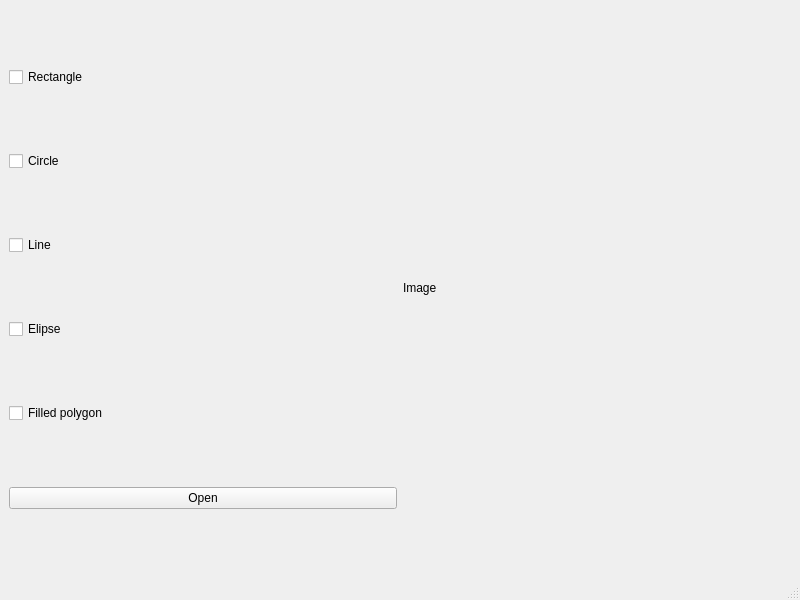
<?xml version="1.0" encoding="UTF-8"?>
<ui version="4.0">
 <class>MainWindow</class>
 <widget class="QMainWindow" name="MainWindow">
  <property name="geometry">
   <rect>
    <x>0</x>
    <y>0</y>
    <width>800</width>
    <height>600</height>
   </rect>
  </property>
  <property name="windowTitle">
   <string>MainWindow</string>
  </property>
  <widget class="QWidget" name="centralwidget">
   <layout class="QGridLayout" name="gridLayout">
    <item row="0" column="0">
     <widget class="QCheckBox" name="rectangle">
      <property name="text">
       <string>Rectangle</string>
      </property>
     </widget>
    </item>
    <item row="0" column="1" rowspan="6">
     <widget class="QLabel" name="image">
      <property name="text">
       <string>Image</string>
      </property>
     </widget>
    </item>
    <item row="1" column="0">
     <widget class="QCheckBox" name="circle">
      <property name="text">
       <string>Circle</string>
      </property>
     </widget>
    </item>
    <item row="2" column="0">
     <widget class="QCheckBox" name="line">
      <property name="text">
       <string>Line</string>
      </property>
     </widget>
    </item>
    <item row="3" column="0">
     <widget class="QCheckBox" name="elipse">
      <property name="text">
       <string>Elipse</string>
      </property>
     </widget>
    </item>
    <item row="4" column="0">
     <widget class="QCheckBox" name="fiiledPolygon">
      <property name="text">
       <string>Filled polygon</string>
      </property>
     </widget>
    </item>
    <item row="5" column="0">
     <widget class="QPushButton" name="openFile">
      <property name="text">
       <string>Open</string>
      </property>
     </widget>
    </item>
   </layout>
  </widget>
  <widget class="QMenuBar" name="menubar">
   <property name="geometry">
    <rect>
     <x>0</x>
     <y>0</y>
     <width>800</width>
     <height>21</height>
    </rect>
   </property>
  </widget>
  <widget class="QStatusBar" name="statusbar"/>
 </widget>
 <resources/>
 <connections/>
</ui>
